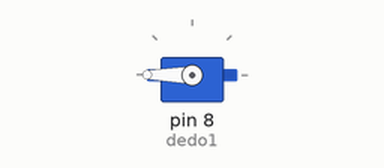
Simulated run of this sketch. Board: Arduino Uno, built with avr-gcc and run on an emulated ATmega328P. On the bench: servo.

Above: at 0.05 s.
At 6.0 s:
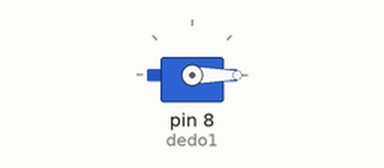
Timing chart, 0 to 7.8 s (numbered marks = the images above):
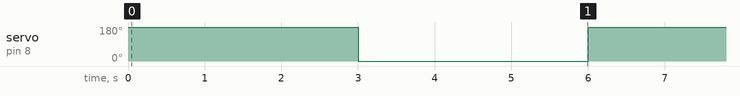

The sketch:

Servos.ino
```cpp
#include <Servo.h>


Servo dedo1;


void setup() {
dedo1.attach(8);

}

void loop() {
dedo1.write(180);
delay(3000);
dedo1.write(0);
delay(3000);
// Establecer todos los píxeles en blanco


}
```

Measured:
- by itself, servo on pin 8 (dedo1): alternates 180° for 3.0 s and 0° for 3.0 s
